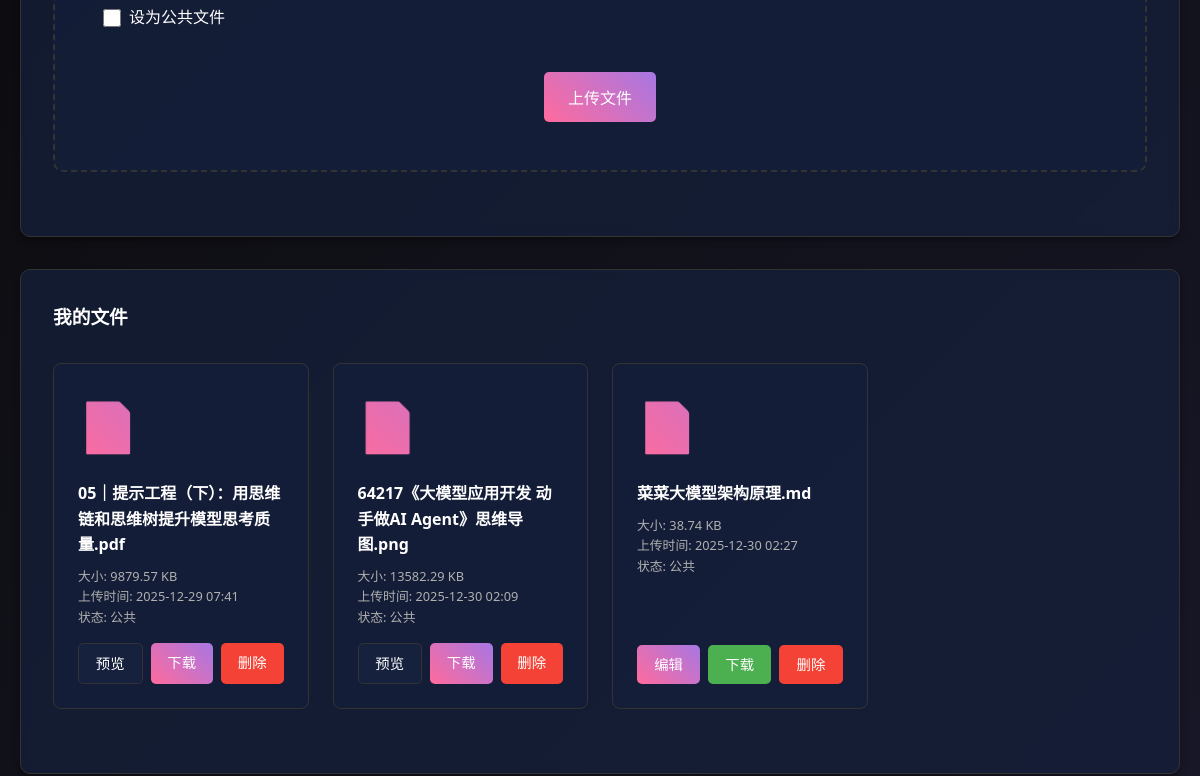
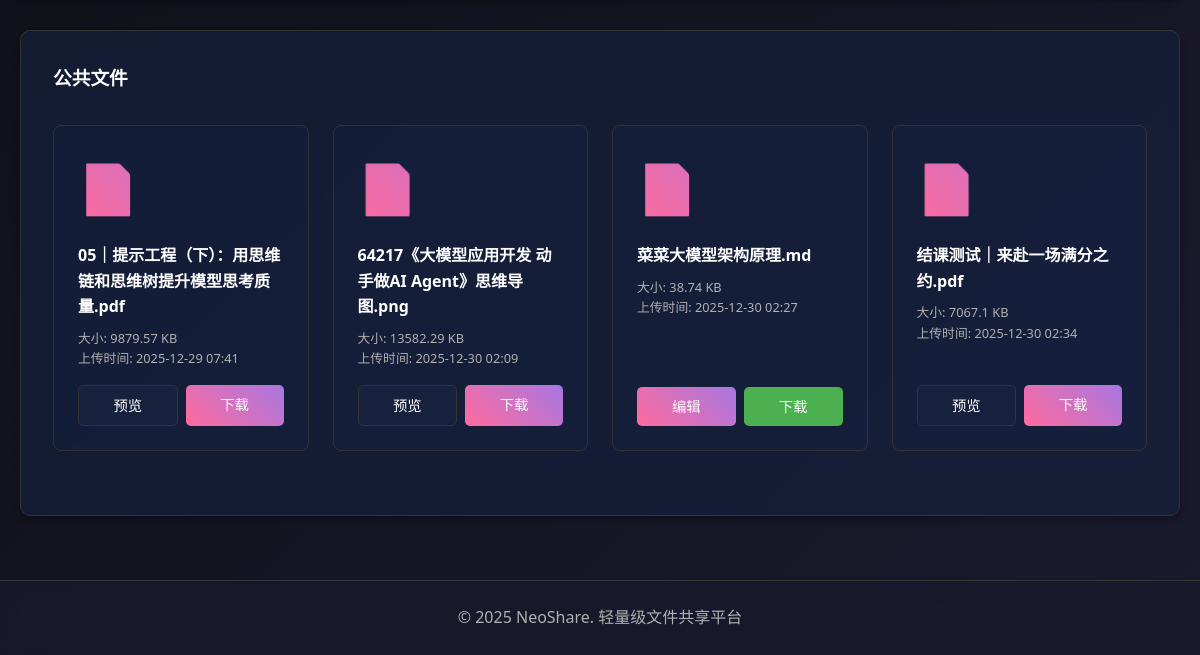
Page /dashboard (signed in, lower part) on the earlier database version (2 pictures, top to bottom).
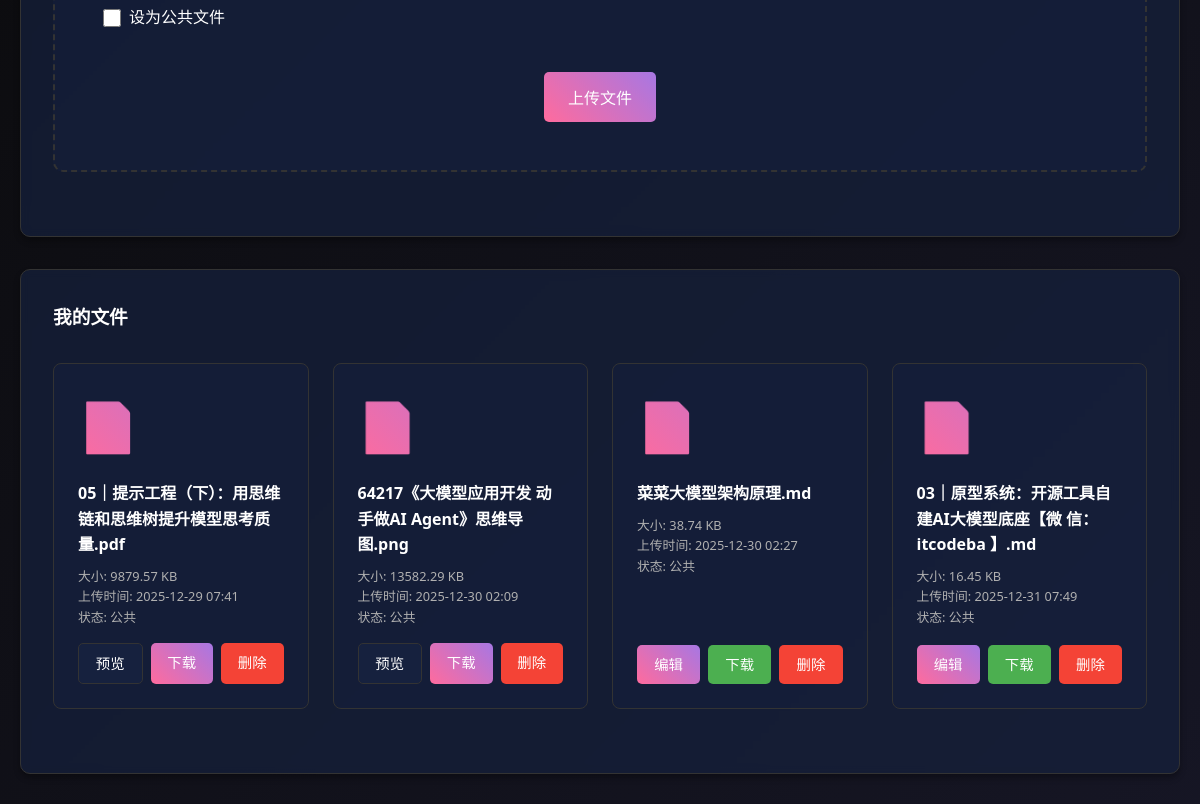
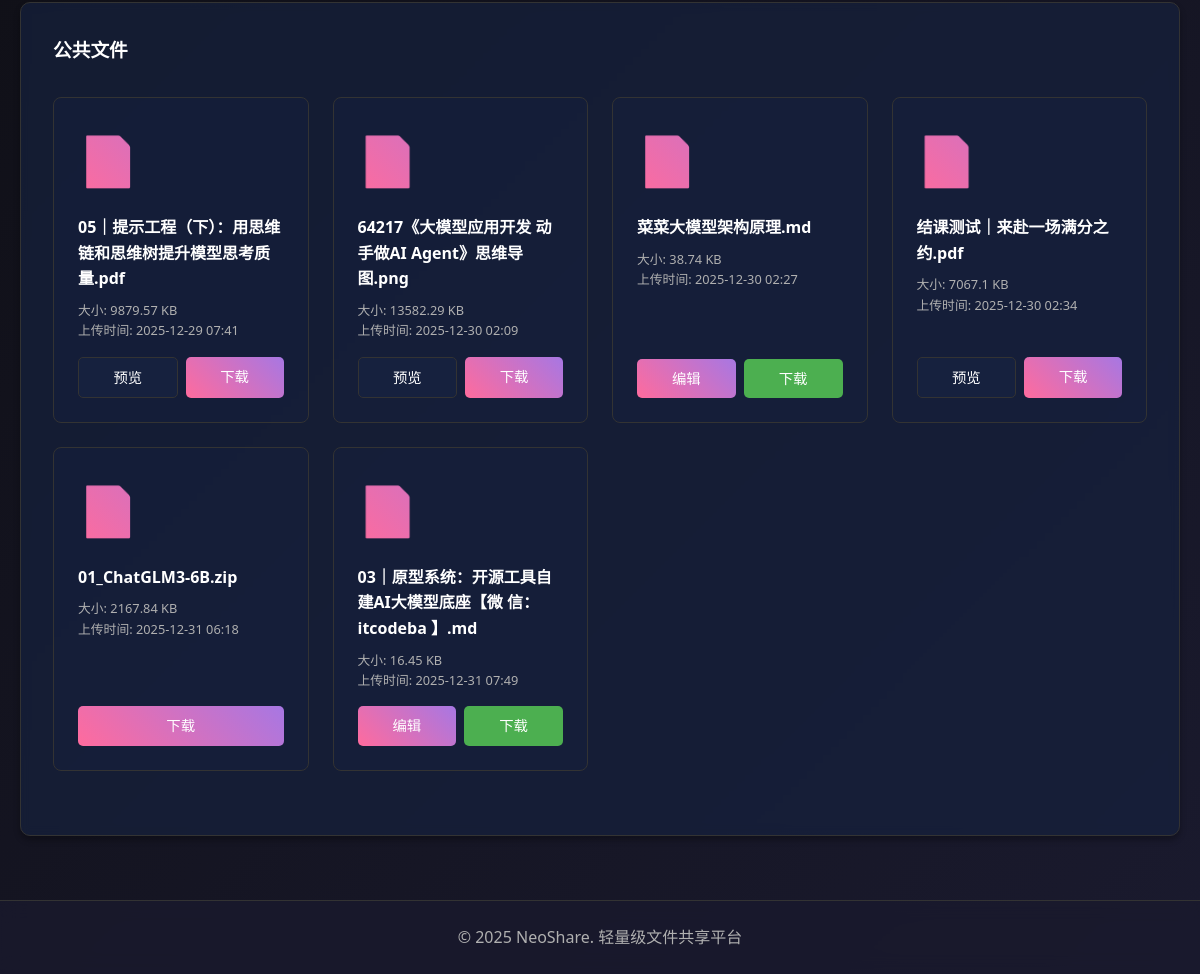
Same page on the later database version (2 pictures, top to bottom).
### new_app.py (models this page shows)
class File(db.Model):
    id = db.Column(db.Integer, primary_key=True)
    filename = db.Column(db.String(200), nullable=False)
    filepath = db.Column(db.String(400), nullable=False)
    owner_id = db.Column(db.Integer, db.ForeignKey('user.id'), nullable=True)
    is_public = db.Column(db.Boolean, default=False)
    created_at = db.Column(db.DateTime, default=datetime.utcnow)
    updated_at = db.Column(db.DateTime, default=datetime.utcnow, onupdate=datetime.utcnow)
    file_size = db.Column(db.Integer, nullable=False)

### new_app.py (the view)
@app.route('/dashboard')
@login_required
def dashboard():
    user_files = File.query.filter_by(owner_id=current_user.id).all()
    public_files = File.query.filter_by(is_public=True).all()
    return render_template('new_dashboard.html', user_files=user_files, public_files=public_files)

### new_app.py (called while the page is built)
@login_manager.user_loader
def load_user(user_id):
    return User.query.get(int(user_id))

### templates/new_dashboard.html (shortened to what the changed rows need)
{% extends 'new_base.html' %}
{% block content %}
    <div class="card">
        <div class="file-list">
            {% if user_files %}
                {% for file in user_files %}
                    <div class="file-item">
                        <div class="file-icon">📄</div>
                        <div class="file-name">{{ file.filename }}</div>
                        <div class="file-meta">
                            <p>大小: {{ (file.file_size / 1024)|round(2) }} KB</p>
                            <p>上传时间: {{ file.created_at.strftime('%Y-%m-%d %H:%M') }}</p>
                            <p>状态: {{ '公共' if file.is_public else '私有' }}</p>
                        </div>
                        <div class="file-actions">
                            {% set ext = file.filename.rsplit('.', 1)[1].lower() if '.' in file.filename else '' %}
                            {% set editable_ext = ['txt', 'md', 'markdown', 'py', 'js', 'html', 'css', 'json', 'xml', 'yaml', 'yml', 'sh', 'bat', 'cmd', 'java', 'c', 'cpp', 'h', 'hpp', 'php', 'rb', 'go', 'rust', 'swift', 'kt'] %}
                            {% set archive_ext = ['zip', 'rar', '7z', 'tar', 'gz', 'bz2', 'xz'] %}
                            {% if ext in archive_ext %}
                                <a href="{{ url_for('download_file', filename=file.filepath.replace('uploads_new/', '')) }}" class="btn btn-primary">下载</a>
                            {% elif ext in editable_ext %}
                                <a href="{{ url_for('edit_file', file_id=file.id) }}" class="btn btn-primary">编辑</a>
                                <a href="{{ url_for('download_file', filename=file.filepath.replace('uploads_new/', '')) }}" class="btn btn-success">下载</a>
                            {% else %}
                                <a href="{{ url_for('preview_file', file_id=file.id) }}" class="btn btn-secondary">预览</a>
                                <a href="{{ url_for('download_file', filename=file.filepath.replace('uploads_new/', '')) }}" class="btn btn-primary">下载</a>
                            {% endif %}
                            <a href="{{ url_for('delete_file', file_id=file.id) }}" class="btn btn-danger" onclick="return confirm('确定要删除这个文件吗？')">删除</a>
                        </div>
                    </div>
                {% endfor %}
            {% else %}
                <p style="text-align: center; color: var(--text-secondary); grid-column: 1 / -1;">暂无个人文件</p>
            {% endif %}
        </div>
    </div>
    <div class="card">
        <div class="file-list">
            {% if public_files %}
                {% for file in public_files %}
                    <div class="file-item">
                        <div class="file-icon">📄</div>
                        <div class="file-name">{{ file.filename }}</div>
                        <div class="file-meta">
                            <p>大小: {{ (file.file_size / 1024)|round(2) }} KB</p>
                            <p>上传时间: {{ file.created_at.strftime('%Y-%m-%d %H:%M') }}</p>
                        </div>
                        <div class="file-actions">
                            {% set ext = file.filename.rsplit('.', 1)[1].lower() if '.' in file.filename else '' %}
                            {% set editable_ext = ['txt', 'md', 'markdown', 'py', 'js', 'html', 'css', 'json', 'xml', 'yaml', 'yml', 'sh', 'bat', 'cmd', 'java', 'c', 'cpp', 'h', 'hpp', 'php', 'rb', 'go', 'rust', 'swift', 'kt'] %}
                            {% set archive_ext = ['zip', 'rar', '7z', 'tar', 'gz', 'bz2', 'xz'] %}
                            {% if ext in archive_ext %}
                                <a href="{{ url_for('download_file', filename=file.filepath.replace('uploads_new/', '')) }}" class="btn btn-primary">下载</a>
                            {% elif ext in editable_ext %}
                                <a href="{{ url_for('edit_file', file_id=file.id) }}" class="btn btn-primary">编辑</a>
                                <a href="{{ url_for('download_file', filename=file.filepath.replace('uploads_new/', '')) }}" class="btn btn-success">下载</a>
                            {% else %}
                                <a href="{{ url_for('preview_file', file_id=file.id) }}" class="btn btn-secondary">预览</a>
                                <a href="{{ url_for('download_file', filename=file.filepath.replace('uploads_new/', '')) }}" class="btn btn-primary">下载</a>
                            {% endif %}
                        </div>
                    </div>
                {% endfor %}
            {% else %}
                <p style="text-align: center; color: var(--text-secondary); grid-column: 1 / -1;">暂无公共文件</p>
            {% endif %}
        </div>
    </div>
{% endblock %}

Differences in the rows shown:
added File: filename "03｜原型系统：开源工具自建AI大模型底座【微 信：itcodeba 】.md", (file.file_size/1024)|round(2) "16.45", created_at "2025-12-31 07:49", is_public "公共"
added File: filename "01_ChatGLM3-6B.zip", (file.file_size/1024)|round(2) "2167.84", created_at "2025-12-31 06:18", shown under "公共文件"
